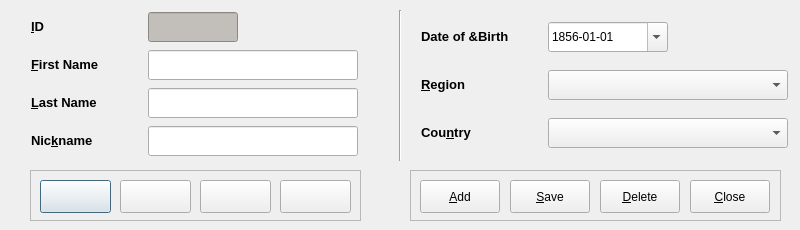
<?xml version="1.0" encoding="UTF-8"?>
<ui version="4.0">
 <class>ManagerEntryDlg</class>
 <widget class="QDialog" name="ManagerEntryDlg">
  <property name="geometry">
   <rect>
    <x>0</x>
    <y>0</y>
    <width>800</width>
    <height>230</height>
   </rect>
  </property>
  <property name="minimumSize">
   <size>
    <width>800</width>
    <height>230</height>
   </size>
  </property>
  <property name="maximumSize">
   <size>
    <width>800</width>
    <height>230</height>
   </size>
  </property>
  <property name="windowTitle">
   <string>Manager Entry</string>
  </property>
  <widget class="QFrame" name="frame_2">
   <property name="geometry">
    <rect>
     <x>30</x>
     <y>170</y>
     <width>331</width>
     <height>51</height>
    </rect>
   </property>
   <property name="frameShape">
    <enum>QFrame::StyledPanel</enum>
   </property>
   <property name="frameShadow">
    <enum>QFrame::Raised</enum>
   </property>
   <widget class="QPushButton" name="firstEntry">
    <property name="geometry">
     <rect>
      <x>10</x>
      <y>10</y>
      <width>71</width>
      <height>33</height>
     </rect>
    </property>
    <property name="minimumSize">
     <size>
      <width>71</width>
      <height>33</height>
     </size>
    </property>
    <property name="maximumSize">
     <size>
      <width>71</width>
      <height>33</height>
     </size>
    </property>
    <property name="toolTip">
     <string>First Entry</string>
    </property>
    <property name="text">
     <string/>
    </property>
    <property name="icon">
     <iconset resource="fmrd_resources.qrc">
      <normaloff>:/images/first.png</normaloff>:/images/first.png</iconset>
    </property>
   </widget>
   <widget class="QPushButton" name="prevEntry">
    <property name="geometry">
     <rect>
      <x>90</x>
      <y>10</y>
      <width>71</width>
      <height>33</height>
     </rect>
    </property>
    <property name="minimumSize">
     <size>
      <width>71</width>
      <height>33</height>
     </size>
    </property>
    <property name="maximumSize">
     <size>
      <width>71</width>
      <height>33</height>
     </size>
    </property>
    <property name="toolTip">
     <string>Previous Entry</string>
    </property>
    <property name="text">
     <string/>
    </property>
    <property name="icon">
     <iconset resource="fmrd_resources.qrc">
      <normaloff>:/images/prev.png</normaloff>:/images/prev.png</iconset>
    </property>
   </widget>
   <widget class="QPushButton" name="nextEntry">
    <property name="geometry">
     <rect>
      <x>170</x>
      <y>10</y>
      <width>71</width>
      <height>33</height>
     </rect>
    </property>
    <property name="minimumSize">
     <size>
      <width>71</width>
      <height>33</height>
     </size>
    </property>
    <property name="maximumSize">
     <size>
      <width>71</width>
      <height>33</height>
     </size>
    </property>
    <property name="toolTip">
     <string>Next Entry</string>
    </property>
    <property name="text">
     <string/>
    </property>
    <property name="icon">
     <iconset resource="fmrd_resources.qrc">
      <normaloff>:/images/next.png</normaloff>:/images/next.png</iconset>
    </property>
   </widget>
   <widget class="QPushButton" name="lastEntry">
    <property name="geometry">
     <rect>
      <x>250</x>
      <y>10</y>
      <width>71</width>
      <height>33</height>
     </rect>
    </property>
    <property name="minimumSize">
     <size>
      <width>71</width>
      <height>33</height>
     </size>
    </property>
    <property name="maximumSize">
     <size>
      <width>71</width>
      <height>33</height>
     </size>
    </property>
    <property name="toolTip">
     <string>Last Entry</string>
    </property>
    <property name="text">
     <string/>
    </property>
    <property name="icon">
     <iconset resource="fmrd_resources.qrc">
      <normaloff>:/images/last.png</normaloff>:/images/last.png</iconset>
    </property>
   </widget>
  </widget>
  <widget class="QFrame" name="frame">
   <property name="geometry">
    <rect>
     <x>410</x>
     <y>170</y>
     <width>371</width>
     <height>51</height>
    </rect>
   </property>
   <property name="frameShape">
    <enum>QFrame::StyledPanel</enum>
   </property>
   <property name="frameShadow">
    <enum>QFrame::Raised</enum>
   </property>
   <widget class="QPushButton" name="addEntry">
    <property name="geometry">
     <rect>
      <x>10</x>
      <y>10</y>
      <width>80</width>
      <height>33</height>
     </rect>
    </property>
    <property name="minimumSize">
     <size>
      <width>80</width>
      <height>33</height>
     </size>
    </property>
    <property name="maximumSize">
     <size>
      <width>80</width>
      <height>33</height>
     </size>
    </property>
    <property name="toolTip">
     <string>Add Entry</string>
    </property>
    <property name="text">
     <string>&amp;Add</string>
    </property>
    <property name="icon">
     <iconset resource="fmrd_resources.qrc">
      <normaloff>:/images/add.png</normaloff>:/images/add.png</iconset>
    </property>
   </widget>
   <widget class="QPushButton" name="saveEntry">
    <property name="geometry">
     <rect>
      <x>100</x>
      <y>10</y>
      <width>80</width>
      <height>33</height>
     </rect>
    </property>
    <property name="minimumSize">
     <size>
      <width>80</width>
      <height>33</height>
     </size>
    </property>
    <property name="maximumSize">
     <size>
      <width>80</width>
      <height>33</height>
     </size>
    </property>
    <property name="toolTip">
     <string>Save Entry</string>
    </property>
    <property name="text">
     <string>&amp;Save</string>
    </property>
    <property name="icon">
     <iconset resource="fmrd_resources.qrc">
      <normaloff>:/images/save.png</normaloff>:/images/save.png</iconset>
    </property>
   </widget>
   <widget class="QPushButton" name="deleteEntry">
    <property name="geometry">
     <rect>
      <x>190</x>
      <y>10</y>
      <width>80</width>
      <height>33</height>
     </rect>
    </property>
    <property name="minimumSize">
     <size>
      <width>80</width>
      <height>33</height>
     </size>
    </property>
    <property name="maximumSize">
     <size>
      <width>80</width>
      <height>33</height>
     </size>
    </property>
    <property name="toolTip">
     <string>Delete Entry</string>
    </property>
    <property name="text">
     <string>&amp;Delete</string>
    </property>
    <property name="icon">
     <iconset resource="fmrd_resources.qrc">
      <normaloff>:/images/delete.png</normaloff>:/images/delete.png</iconset>
    </property>
   </widget>
   <widget class="QPushButton" name="closeButton">
    <property name="geometry">
     <rect>
      <x>280</x>
      <y>10</y>
      <width>80</width>
      <height>33</height>
     </rect>
    </property>
    <property name="minimumSize">
     <size>
      <width>80</width>
      <height>33</height>
     </size>
    </property>
    <property name="maximumSize">
     <size>
      <width>80</width>
      <height>33</height>
     </size>
    </property>
    <property name="toolTip">
     <string>Close Entry</string>
    </property>
    <property name="text">
     <string>&amp;Close</string>
    </property>
    <property name="icon">
     <iconset resource="fmrd_resources.qrc">
      <normaloff>:/images/quit.png</normaloff>:/images/quit.png</iconset>
    </property>
    <property name="iconSize">
     <size>
      <width>16</width>
      <height>16</height>
     </size>
    </property>
   </widget>
  </widget>
  <widget class="Line" name="line">
   <property name="geometry">
    <rect>
     <x>390</x>
     <y>10</y>
     <width>20</width>
     <height>151</height>
    </rect>
   </property>
   <property name="orientation">
    <enum>Qt::Vertical</enum>
   </property>
  </widget>
  <widget class="QWidget" name="layoutWidget">
   <property name="geometry">
    <rect>
     <x>10</x>
     <y>10</y>
     <width>371</width>
     <height>151</height>
    </rect>
   </property>
   <layout class="QGridLayout" name="gridLayout">
    <item row="0" column="0">
     <widget class="QLabel" name="label">
      <property name="minimumSize">
       <size>
        <width>90</width>
        <height>30</height>
       </size>
      </property>
      <property name="maximumSize">
       <size>
        <width>90</width>
        <height>30</height>
       </size>
      </property>
      <property name="text">
       <string>&lt;!DOCTYPE HTML PUBLIC &quot;-//W3C//DTD HTML 4.0//EN&quot; &quot;http://www.w3.org/TR/REC-html40/strict.dtd&quot;&gt;
&lt;html&gt;&lt;head&gt;&lt;meta name=&quot;qrichtext&quot; content=&quot;1&quot; /&gt;&lt;style type=&quot;text/css&quot;&gt;
p, li { white-space: pre-wrap; }
&lt;/style&gt;&lt;/head&gt;&lt;body style=&quot; font-family:'Sans Serif'; font-size:10pt; font-weight:400; font-style:normal;&quot;&gt;
&lt;p style=&quot; margin-top:0px; margin-bottom:0px; margin-left:0px; margin-right:0px; -qt-block-indent:0; text-indent:0px;&quot;&gt;&lt;span style=&quot; font-weight:600;&quot;&gt;&amp;amp;ID&lt;/span&gt;&lt;/p&gt;&lt;/body&gt;&lt;/html&gt;</string>
      </property>
      <property name="buddy">
       <cstring>mgrID_display</cstring>
      </property>
     </widget>
    </item>
    <item row="0" column="1">
     <widget class="QLineEdit" name="mgrID_display">
      <property name="minimumSize">
       <size>
        <width>90</width>
        <height>30</height>
       </size>
      </property>
      <property name="maximumSize">
       <size>
        <width>90</width>
        <height>30</height>
       </size>
      </property>
      <property name="styleSheet">
       <string notr="true">background-color: rgb(194, 190, 186);</string>
      </property>
      <property name="readOnly">
       <bool>true</bool>
      </property>
     </widget>
    </item>
    <item row="1" column="0">
     <widget class="QLabel" name="label_4">
      <property name="minimumSize">
       <size>
        <width>90</width>
        <height>30</height>
       </size>
      </property>
      <property name="maximumSize">
       <size>
        <width>90</width>
        <height>30</height>
       </size>
      </property>
      <property name="text">
       <string>&lt;!DOCTYPE HTML PUBLIC &quot;-//W3C//DTD HTML 4.0//EN&quot; &quot;http://www.w3.org/TR/REC-html40/strict.dtd&quot;&gt;
&lt;html&gt;&lt;head&gt;&lt;meta name=&quot;qrichtext&quot; content=&quot;1&quot; /&gt;&lt;style type=&quot;text/css&quot;&gt;
p, li { white-space: pre-wrap; }
&lt;/style&gt;&lt;/head&gt;&lt;body style=&quot; font-family:'Sans Serif'; font-size:10pt; font-weight:400; font-style:normal;&quot;&gt;
&lt;p style=&quot; margin-top:0px; margin-bottom:0px; margin-left:0px; margin-right:0px; -qt-block-indent:0; text-indent:0px;&quot;&gt;&lt;span style=&quot; font-weight:600;&quot;&gt;&amp;amp;First Name&lt;/span&gt;&lt;/p&gt;&lt;/body&gt;&lt;/html&gt;</string>
      </property>
      <property name="buddy">
       <cstring>mgrFirstNameEdit</cstring>
      </property>
     </widget>
    </item>
    <item row="1" column="1">
     <widget class="QLineEdit" name="mgrFirstNameEdit">
      <property name="minimumSize">
       <size>
        <width>210</width>
        <height>30</height>
       </size>
      </property>
      <property name="maximumSize">
       <size>
        <width>210</width>
        <height>30</height>
       </size>
      </property>
      <property name="toolTip">
       <string>Manager first name</string>
      </property>
     </widget>
    </item>
    <item row="2" column="0">
     <widget class="QLabel" name="label_5">
      <property name="minimumSize">
       <size>
        <width>90</width>
        <height>30</height>
       </size>
      </property>
      <property name="maximumSize">
       <size>
        <width>90</width>
        <height>30</height>
       </size>
      </property>
      <property name="text">
       <string>&lt;!DOCTYPE HTML PUBLIC &quot;-//W3C//DTD HTML 4.0//EN&quot; &quot;http://www.w3.org/TR/REC-html40/strict.dtd&quot;&gt;
&lt;html&gt;&lt;head&gt;&lt;meta name=&quot;qrichtext&quot; content=&quot;1&quot; /&gt;&lt;style type=&quot;text/css&quot;&gt;
p, li { white-space: pre-wrap; }
&lt;/style&gt;&lt;/head&gt;&lt;body style=&quot; font-family:'Sans Serif'; font-size:10pt; font-weight:400; font-style:normal;&quot;&gt;
&lt;p style=&quot; margin-top:0px; margin-bottom:0px; margin-left:0px; margin-right:0px; -qt-block-indent:0; text-indent:0px;&quot;&gt;&lt;span style=&quot; font-weight:600;&quot;&gt;&amp;amp;Last Name&lt;/span&gt;&lt;/p&gt;&lt;/body&gt;&lt;/html&gt;</string>
      </property>
      <property name="buddy">
       <cstring>mgrLastNameEdit</cstring>
      </property>
     </widget>
    </item>
    <item row="2" column="1">
     <widget class="QLineEdit" name="mgrLastNameEdit">
      <property name="minimumSize">
       <size>
        <width>210</width>
        <height>30</height>
       </size>
      </property>
      <property name="maximumSize">
       <size>
        <width>210</width>
        <height>30</height>
       </size>
      </property>
      <property name="toolTip">
       <string>Manager surname</string>
      </property>
     </widget>
    </item>
    <item row="3" column="0">
     <widget class="QLabel" name="label_6">
      <property name="minimumSize">
       <size>
        <width>90</width>
        <height>30</height>
       </size>
      </property>
      <property name="maximumSize">
       <size>
        <width>90</width>
        <height>30</height>
       </size>
      </property>
      <property name="text">
       <string>&lt;!DOCTYPE HTML PUBLIC &quot;-//W3C//DTD HTML 4.0//EN&quot; &quot;http://www.w3.org/TR/REC-html40/strict.dtd&quot;&gt;
&lt;html&gt;&lt;head&gt;&lt;meta name=&quot;qrichtext&quot; content=&quot;1&quot; /&gt;&lt;style type=&quot;text/css&quot;&gt;
p, li { white-space: pre-wrap; }
&lt;/style&gt;&lt;/head&gt;&lt;body style=&quot; font-family:'Sans Serif'; font-size:10pt; font-weight:400; font-style:normal;&quot;&gt;
&lt;p style=&quot; margin-top:0px; margin-bottom:0px; margin-left:0px; margin-right:0px; -qt-block-indent:0; text-indent:0px;&quot;&gt;&lt;span style=&quot; font-weight:600;&quot;&gt;Nic&amp;amp;kname&lt;/span&gt;&lt;/p&gt;&lt;/body&gt;&lt;/html&gt;</string>
      </property>
      <property name="buddy">
       <cstring>mgrNicknameEdit</cstring>
      </property>
     </widget>
    </item>
    <item row="3" column="1">
     <widget class="QLineEdit" name="mgrNicknameEdit">
      <property name="minimumSize">
       <size>
        <width>210</width>
        <height>30</height>
       </size>
      </property>
      <property name="maximumSize">
       <size>
        <width>210</width>
        <height>30</height>
       </size>
      </property>
      <property name="toolTip">
       <string>Nickname of manager, if applicable</string>
      </property>
     </widget>
    </item>
   </layout>
  </widget>
  <widget class="QWidget" name="">
   <property name="geometry">
    <rect>
     <x>420</x>
     <y>10</y>
     <width>369</width>
     <height>151</height>
    </rect>
   </property>
   <layout class="QGridLayout" name="gridLayout_2">
    <item row="0" column="0">
     <widget class="QLabel" name="label_7">
      <property name="minimumSize">
       <size>
        <width>120</width>
        <height>30</height>
       </size>
      </property>
      <property name="maximumSize">
       <size>
        <width>120</width>
        <height>30</height>
       </size>
      </property>
      <property name="text">
       <string>&lt;!DOCTYPE HTML PUBLIC &quot;-//W3C//DTD HTML 4.0//EN&quot; &quot;http://www.w3.org/TR/REC-html40/strict.dtd&quot;&gt;
&lt;html&gt;&lt;head&gt;&lt;meta name=&quot;qrichtext&quot; content=&quot;1&quot; /&gt;&lt;style type=&quot;text/css&quot;&gt;
p, li { white-space: pre-wrap; }
&lt;/style&gt;&lt;/head&gt;&lt;body style=&quot; font-family:'Sans Serif'; font-size:10pt; font-weight:400; font-style:normal;&quot;&gt;
&lt;p style=&quot; margin-top:0px; margin-bottom:0px; margin-left:0px; margin-right:0px; -qt-block-indent:0; text-indent:0px;&quot;&gt;&lt;span style=&quot; font-weight:600;&quot;&gt;Date of &amp;amp;Birth&lt;/span&gt;&lt;/p&gt;&lt;/body&gt;&lt;/html&gt;</string>
      </property>
     </widget>
    </item>
    <item row="0" column="1">
     <widget class="QDateEdit" name="mgrDOBEdit">
      <property name="minimumSize">
       <size>
        <width>120</width>
        <height>30</height>
       </size>
      </property>
      <property name="maximumSize">
       <size>
        <width>120</width>
        <height>30</height>
       </size>
      </property>
      <property name="toolTip">
       <string>Manager date of birth (YYYY-MM-DD)</string>
      </property>
      <property name="minimumDate">
       <date>
        <year>1856</year>
        <month>1</month>
        <day>1</day>
       </date>
      </property>
      <property name="displayFormat">
       <string>yyyy-MM-dd</string>
      </property>
      <property name="calendarPopup">
       <bool>true</bool>
      </property>
      <property name="date">
       <date>
        <year>1856</year>
        <month>1</month>
        <day>1</day>
       </date>
      </property>
     </widget>
    </item>
    <item row="1" column="0">
     <widget class="QLabel" name="label_2">
      <property name="minimumSize">
       <size>
        <width>120</width>
        <height>30</height>
       </size>
      </property>
      <property name="maximumSize">
       <size>
        <width>120</width>
        <height>30</height>
       </size>
      </property>
      <property name="text">
       <string>&lt;!DOCTYPE HTML PUBLIC &quot;-//W3C//DTD HTML 4.0//EN&quot; &quot;http://www.w3.org/TR/REC-html40/strict.dtd&quot;&gt;
&lt;html&gt;&lt;head&gt;&lt;meta name=&quot;qrichtext&quot; content=&quot;1&quot; /&gt;&lt;style type=&quot;text/css&quot;&gt;
p, li { white-space: pre-wrap; }
&lt;/style&gt;&lt;/head&gt;&lt;body style=&quot; font-family:'Sans Serif'; font-size:10pt; font-weight:400; font-style:normal;&quot;&gt;
&lt;p style=&quot; margin-top:0px; margin-bottom:0px; margin-left:0px; margin-right:0px; -qt-block-indent:0; text-indent:0px;&quot;&gt;&lt;span style=&quot; font-weight:600;&quot;&gt;&amp;amp;Region&lt;/span&gt;&lt;/p&gt;&lt;/body&gt;&lt;/html&gt;</string>
      </property>
      <property name="buddy">
       <cstring>mgrConfedSelect</cstring>
      </property>
     </widget>
    </item>
    <item row="1" column="1">
     <widget class="QComboBox" name="mgrConfedSelect">
      <property name="minimumSize">
       <size>
        <width>240</width>
        <height>30</height>
       </size>
      </property>
      <property name="maximumSize">
       <size>
        <width>240</width>
        <height>30</height>
       </size>
      </property>
      <property name="toolTip">
       <string>Football confederation of manager's country</string>
      </property>
     </widget>
    </item>
    <item row="2" column="0">
     <widget class="QLabel" name="label_3">
      <property name="minimumSize">
       <size>
        <width>120</width>
        <height>30</height>
       </size>
      </property>
      <property name="maximumSize">
       <size>
        <width>120</width>
        <height>30</height>
       </size>
      </property>
      <property name="text">
       <string>&lt;!DOCTYPE HTML PUBLIC &quot;-//W3C//DTD HTML 4.0//EN&quot; &quot;http://www.w3.org/TR/REC-html40/strict.dtd&quot;&gt;
&lt;html&gt;&lt;head&gt;&lt;meta name=&quot;qrichtext&quot; content=&quot;1&quot; /&gt;&lt;style type=&quot;text/css&quot;&gt;
p, li { white-space: pre-wrap; }
&lt;/style&gt;&lt;/head&gt;&lt;body style=&quot; font-family:'Sans Serif'; font-size:10pt; font-weight:400; font-style:normal;&quot;&gt;
&lt;p style=&quot; margin-top:0px; margin-bottom:0px; margin-left:0px; margin-right:0px; -qt-block-indent:0; text-indent:0px;&quot;&gt;&lt;span style=&quot; font-weight:600;&quot;&gt;Cou&amp;amp;ntry&lt;/span&gt;&lt;/p&gt;&lt;/body&gt;&lt;/html&gt;</string>
      </property>
      <property name="buddy">
       <cstring>mgrCountrySelect</cstring>
      </property>
     </widget>
    </item>
    <item row="2" column="1">
     <widget class="QComboBox" name="mgrCountrySelect">
      <property name="minimumSize">
       <size>
        <width>240</width>
        <height>30</height>
       </size>
      </property>
      <property name="maximumSize">
       <size>
        <width>240</width>
        <height>30</height>
       </size>
      </property>
      <property name="toolTip">
       <string>Manager's country</string>
      </property>
     </widget>
    </item>
   </layout>
  </widget>
 </widget>
 <resources>
  <include location="fmrd_resources.qrc"/>
 </resources>
 <connections/>
</ui>
